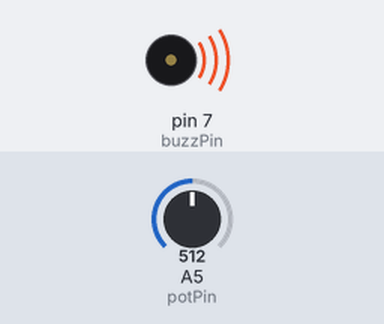
The sketch below on a simulated Arduino Uno, built with avr-gcc and run on an emulated ATmega328P. Shown: buzzer (waves = sounding). The test bench sets the inputs (shaded band); at power-on: A5 (potPin) = 512. What the sketch prints to the serial monitor is not drawn.

Above: at 0.1 s.
Timing chart, 0 to 1.6 s (numbered marks = the images above):
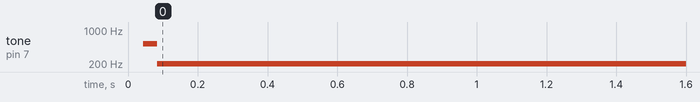

The sketch:

passive_buzzer.ino
```cpp
int buzzPin = 7;
int potPin = A5;
int potVal;
int buzzVal;

void setup () {

  pinMode(buzzPin, OUTPUT);
  Serial.begin(9600);

}

void loop () {

  potVal = analogRead(potPin);

//  Serial.println(potVal);

  buzzVal = (994./1023.) * potVal + 60;

  digitalWrite(buzzPin, HIGH);
  delayMicroseconds(buzzVal);
  digitalWrite(buzzPin, LOW);
  delayMicroseconds(buzzVal);

  Serial.println(buzzVal);

}
```

Measured:
- by itself, tone on pin 7 (buzzPin): silent → 521 Hz at 0.04 s, → 203 Hz 0.04 s later
